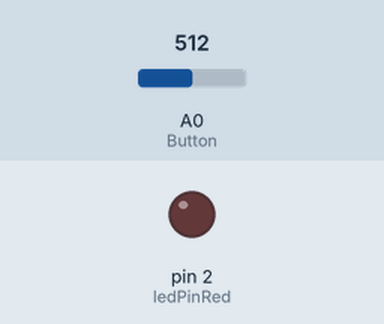
A sketch run on a simulated Arduino Uno, built with avr-gcc and run on an emulated ATmega328P. Parts: output pins drawn as LEDs (lit = HIGH). Inputs (shaded band) come from the test bench; at power-on: A0 (Button) = 512.

Above: at 1.2 s.
1.3 s: A0 (Button) set to 990
2.8 s: A0 (Button) set to 1014
At 3.1 s:
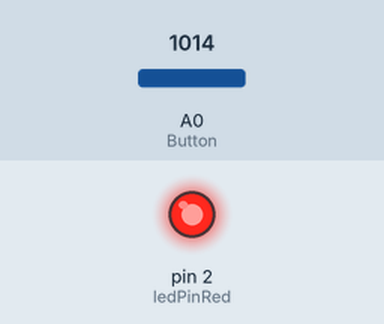
4.3 s: A0 (Button) set to 900
At 5.4 s:
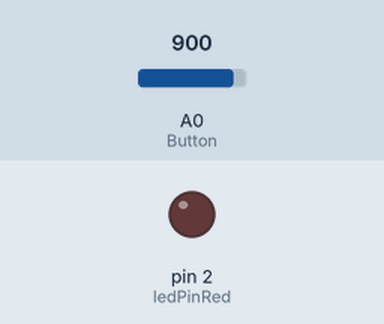
5.8 s: A0 (Button) set to 1023
At 6.6 s:
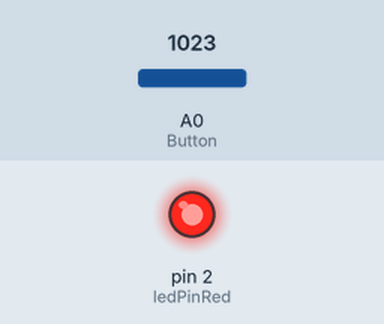
Timing chart, 0 to 8.3 s (numbered marks = the images above; inputs shaded):
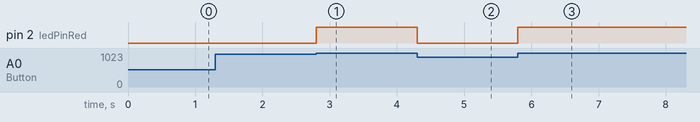

The sketch:

TrickSwitch.ino
```cpp
int ledPinRed = 2;
int Button = A0;
int val = 0;
void setup() {
  // put your setup code here, to run once:
Serial.begin(9600);
pinMode(ledPinRed, OUTPUT);
pinMode(Button, INPUT);
}

void loop() {
  // put your main code here, to run repeatedly:

int val = analogRead(Button);

//Serial.println(val);
//delay(1000);
if(val/1000 == HIGH)
{
  digitalWrite(ledPinRed, HIGH);
}
else
{
  digitalWrite(ledPinRed, LOW);
}
}
```

Measured:
- the behaviour switches between 999 and 1000 on A0 (Button) (found by bisection; images 0 and 1)
- after the input at 1.3 s, every drawn part: stays the same
- after the input at 2.8 s, pin 2 (ledPinRed): LOW → HIGH at once
- after the input at 4.3 s, pin 2 (ledPinRed): HIGH → LOW at once
- after the input at 5.8 s, pin 2 (ledPinRed): LOW → HIGH at once
